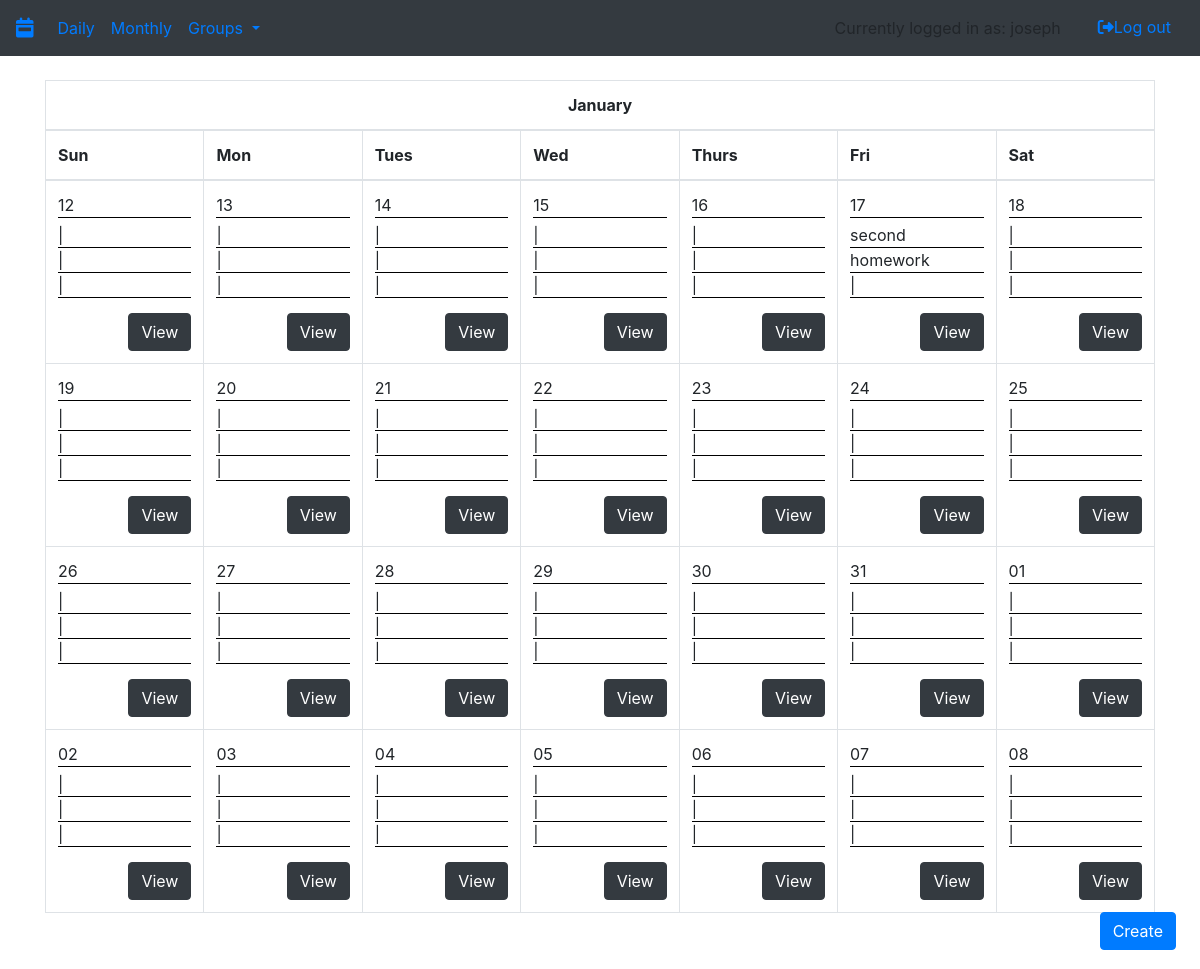
Screenshot of /month (signed in) with the database file from the repository.
### app/utl/models.py (models this page shows, shortened)
class User(db.Model, UserMixin):
    id = db.Column(db.Integer, primary_key=True)
    username = db.Column(db.String(80), unique=True, nullable=False)
    password = db.Column(db.String(80), nullable=False)
    tasks = db.relationship('Task', backref='user') #whenever you create a task, append it to user.tasks
    admin_groups = db.relationship('Group', backref='user') #whenever you create a group, append it to the users admin groups who created it
    groups = association_proxy('groupownership', #whenever a user joins a group, append it to their groups
                              'group',
                              creator=lambda c: GroupLinks(id, c.id))
    requests = association_proxy('requestownership', #whenever a user joins a group, append it to their groups
                              'group',
                              creator=lambda c: RequestLinks(id, c.id))

class Task(db.Model):
    id = db.Column(db.Integer,primary_key=True)
    user_id = db.Column(db.ForeignKey('user.id'), nullable = False)
    group_id = db.Column(db.Integer, db.ForeignKey('group.id'))
    due_date_m = db.Column(db.Integer, nullable = False)
    due_date_d = db.Column(db.Integer, nullable = False)
    due_date_hr = db.Column(db.Integer)
    due_date_mm = db.Column(db.Integer)
    priority = db.Column(db.Integer, nullable = False)
    timestamp = db.Column(db.DateTime, nullable=False,
                                       default=datetime.utcnow)
    title = db.Column(db.String(80), nullable=False)
    description = db.Column(db.String(80))
    upvotes = db.Column(db.Integer)
    downvotes = db.Column(db.Integer)

### app/app.py (the view)
@login_required
@app.route('/month', methods=['GET', 'POST'])
def month():
    today = datetime.today()
    weekday = today.weekday()
    print(genWeek(getWeek(today, weekday, 0)))
    print(today + timedelta(0))
    data = []
    data.append(genWeek(getWeek(today, weekday, 0)))
    data.append(genWeek(getWeek(today, weekday, 1)))
    data.append(genWeek(getWeek(today, weekday, 2)))
    data.append(genWeek(getWeek(today, weekday, 3)))
    return render_template('month.html', data=data, month=today.strftime('%B'),
                           displayData=genDisplayCard(request.args), editData=genEditCard(request.args))

### app/app.py (called while the page is built, shortened)
@login_manager.user_loader
def load_user(user_id):
    return User.query.get(user_id)

def genWeek(data):
    personal_tasks = data[0]
    group_tasks = data[1]
    week = []
    for key in personal_tasks:
        day = [key.split(",")[1]]
        day.append(key.split(",")[2])
        temp = []
        for elem in personal_tasks[key]:
            temp.append(elem.title)
        for i in range(0, 3):
            if i < len(temp):
                day.append(temp[i])
            else:
                day.append("|")
        week.append(day)
    return week

def genDisplayCard(args):
    displayData = [1, [], ""]
    if len(args) == 0:
        return [0, [], ""]

def genEditCard(args):
    editData = {}
    print(args)
    if ('taskID' not in args):
        return {'id': "", 'title': "", 'description': "", 'dueDate': ""}

### app/templates/month.html (shortened to what this page needs)
{% extends "base.html" %}
{% block content %}
    <div class="container" style="height:inherit">
        <table class="table table-bordered">
            <thead>
            <tr>
                <th colspan="7" class="text-center">{{ month }}</th>
            </tr>
            <tr>
                <th scope="col">Sun</th>
                <th scope="col">Mon</th>
                <th scope="col">Tues</th>
                <th scope="col">Wed</th>
                <th scope="col">Thurs</th>
                <th scope="col">Fri</th>
                <th scope="col">Sat</th>
            </tr>
            </thead>
            <tbody>
            {% for week in data %}
                <tr>
                    {% for day in week %}
                        <td>
                            <div class="tCell">
                                <div class="cellContent">
                                    <div class="cellDate" style="border-bottom:1px solid black;">
                                        {{ day[1] }}
                                    </div>
                                    <div class="cellList" style="padding-top:5px">
                                        <div class="cellTask">
                                            {{ day[2] }}
                                        </div>
                                        <div class="cellTask">
                                            {{ day[3] }}
                                        </div>
                                        <div class="cellTask">
                                            {{ day[4] }}
                                        </div>
                                    </div>
                                </div>
                                <div class="cellButton" style="float:bottom">
                                    <form action="/month">
                                        <button class="btn btn-dark" style="float:right">View</button>
                                    </form>
                                </div>
                            </div>
                        </td>
                    {% endfor %}
                </tr>
            {% endfor %}
            </tbody>
        </table>
    </div>
{% endblock %}

### app/templates/base.html (shortened to what this page needs)
{% from "macros/render_flashes.html" import render_flashes %}
<!DOCTYPE html>
<html lang="en">
<head>
    <link rel="stylesheet" href="https://stackpath.bootstrapcdn.com/bootstrap/4.3.1/css/bootstrap.min.css"
>
    <link rel="stylesheet" href="https://stackpath.bootstrapcdn.com/bootstrap/4.3.1/css/bootstrap.min.css"
>
</head>
<body>
<nav class="navbar navbar-expand-sm bg-dark">
    <div class="navbar-header">
        <a class="navbar-brand" href="/"><i class="fas fa-calendar-week"></i></a>
    </div>
    {% if current_user.is_authenticated %}
    <ul class="navbar-nav mr-auto">
        <li class="nav-item">
            <a class="nav-link" href="{{ url_for('day') }}">Daily</a>
        </li>
        <li class="nav-item">
            <a class="nav-link" href="{{ url_for('month') }}">Monthly</a>
        </li>
        <li class="nav-item dropdown">
            <a class="nav-link dropdown-toggle" href="#" id="navbardrop" data-toggle="dropdown">
                Groups
            </a>
        </li>
    </ul>
    <div class="nav navbar-nav ml-auto">
            <li class="navbar-text mr-4">
              {% if current_user is not none %}
                  Currently logged in as: {{ current_user.username }}
              {% endif %}
            </li>
            <li><a href="{{ url_for('logout') }}">
                <button class="btn btn-link"><i
                        class="fas fa-sign-out-alt"></i>Log out
                </button>
            </a></li>
    </div>
    {% endif %}
</nav>
{{ render_flashes() }}
{% if current_user.is_authenticated %}
  <div id="form button" style="position: fixed; bottom: 2%; right: 2%;">
      <button class="btn btn-primary" role="button" data-toggle="popover" data-trigger="focus"
              data-html="true" data-placement="top" title="Create New">
          Create
      </button>
  </div>
{% endif %}
{% block content %}
{% endblock content %}
</body>
</html>

### rows the page displays
User: username "joseph"
Task: title "second"
Task: title "homework"

### other values shown
{{ month }} "January"
{{ day[1] }} "12" "13" "14" "15" "16" "17" "18" "19" "20" "21" "22" "23" "24" "25" "26" "27" "28" "29" "30" "31" "01" "02" "03" "04" "05" "06" "07" "08"
{{ day[2] }} "|" "|" "|" "|" "|" "|" "|" "|" "|" "|" "|" "|" "|" "|" "|" "|" "|" "|" "|" "|" "|" "|" "|" "|" "|" "|" "|"
{{ day[3] }} "|" "|" "|" "|" "|" "|" "|" "|" "|" "|" "|" "|" "|" "|" "|" "|" "|" "|" "|" "|" "|" "|" "|" "|" "|" "|" "|"
{{ day[4] }} "|" "|" "|" "|" "|" "|" "|" "|" "|" "|" "|" "|" "|" "|" "|" "|" "|" "|" "|" "|" "|" "|" "|" "|" "|" "|" "|" "|"
